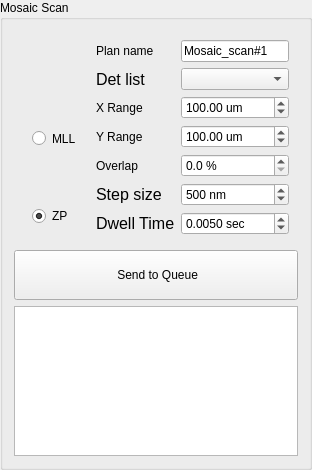
         <widget class="QGroupBox" name="groupBox_18">
          <property name="sizePolicy">
           <sizepolicy hsizetype="Preferred" vsizetype="Fixed">
            <horstretch>0</horstretch>
            <verstretch>0</verstretch>
           </sizepolicy>
          </property>
          <property name="title">
           <string>Mosaic Scan</string>
          </property>
          <layout class="QGridLayout" name="gridLayout_144">
           <item row="0" column="0">
            <widget class="QFrame" name="frame_19">
             <property name="sizePolicy">
              <sizepolicy hsizetype="Preferred" vsizetype="Preferred">
               <horstretch>0</horstretch>
               <verstretch>0</verstretch>
              </sizepolicy>
             </property>
             <property name="styleSheet">
              <string notr="true"/>
             </property>
             <layout class="QGridLayout" name="gridLayout_119">
              <item row="2" column="2">
               <widget class="QDoubleSpinBox" name="sb_xrange_mosaic">
                <property name="sizePolicy">
                 <sizepolicy hsizetype="Preferred" vsizetype="Preferred">
                  <horstretch>0</horstretch>
                  <verstretch>0</verstretch>
                 </sizepolicy>
                </property>
                <property name="toolTip">
                 <string>scan range entry</string>
                </property>
                <property name="prefix">
                 <string notr="true"/>
                </property>
                <property name="suffix">
                 <string> um</string>
                </property>
                <property name="decimals">
                 <number>2</number>
                </property>
                <property name="minimum">
                 <double>0.000000000000000</double>
                </property>
                <property name="maximum">
                 <double>5000.000000000000000</double>
                </property>
                <property name="singleStep">
                 <double>100.000000000000000</double>
                </property>
                <property name="value">
                 <double>100.000000000000000</double>
                </property>
               </widget>
              </item>
              <item row="6" column="2">
               <widget class="QDoubleSpinBox" name="dsb_dwell">
                <property name="sizePolicy">
                 <sizepolicy hsizetype="Preferred" vsizetype="Preferred">
                  <horstretch>0</horstretch>
                  <verstretch>0</verstretch>
                 </sizepolicy>
                </property>
                <property name="toolTip">
                 <string>exposure time per point</string>
                </property>
                <property name="prefix">
                 <string/>
                </property>
                <property name="suffix">
                 <string notr="true"> sec</string>
                </property>
                <property name="decimals">
                 <number>4</number>
                </property>
                <property name="minimum">
                 <double>0.004000000000000</double>
                </property>
                <property name="maximum">
                 <double>0.500000000000000</double>
                </property>
                <property name="singleStep">
                 <double>0.005000000000000</double>
                </property>
                <property name="value">
                 <double>0.005000000000000</double>
                </property>
               </widget>
              </item>
              <item row="4" column="2">
               <widget class="QDoubleSpinBox" name="dsb_overlap_mosaic">
                <property name="suffix">
                 <string> %</string>
                </property>
                <property name="decimals">
                 <number>1</number>
                </property>
                <property name="maximum">
                 <double>100.000000000000000</double>
                </property>
               </widget>
              </item>
              <item row="3" column="2">
               <widget class="QDoubleSpinBox" name="sb_yrange_mosaic">
                <property name="sizePolicy">
                 <sizepolicy hsizetype="Preferred" vsizetype="Preferred">
                  <horstretch>0</horstretch>
                  <verstretch>0</verstretch>
                 </sizepolicy>
                </property>
                <property name="toolTip">
                 <string>scan range entry</string>
                </property>
                <property name="suffix">
                 <string notr="true"> um</string>
                </property>
                <property name="decimals">
                 <number>2</number>
                </property>
                <property name="minimum">
                 <double>0.000000000000000</double>
                </property>
                <property name="maximum">
                 <double>5000.000000000000000</double>
                </property>
                <property name="singleStep">
                 <double>100.000000000000000</double>
                </property>
                <property name="value">
                 <double>100.000000000000000</double>
                </property>
               </widget>
              </item>
              <item row="0" column="2">
               <widget class="QLineEdit" name="le_mosaic_plan_name">
                <property name="sizePolicy">
                 <sizepolicy hsizetype="Preferred" vsizetype="Fixed">
                  <horstretch>0</horstretch>
                  <verstretch>0</verstretch>
                 </sizepolicy>
                </property>
                <property name="text">
                 <string>Mosaic_scan#1</string>
                </property>
               </widget>
              </item>
              <item row="4" column="1">
               <widget class="QLabel" name="label_189">
                <property name="text">
                 <string>Overlap </string>
                </property>
               </widget>
              </item>
              <item row="5" column="1">
               <widget class="QLabel" name="label_191">
                <property name="sizePolicy">
                 <sizepolicy hsizetype="Preferred" vsizetype="Preferred">
                  <horstretch>0</horstretch>
                  <verstretch>0</verstretch>
                 </sizepolicy>
                </property>
                <property name="font">
                 <font>
                  <family>Segoe UI</family>
                  <pointsize>12</pointsize>
                  <italic>false</italic>
                  <bold>false</bold>
                 </font>
                </property>
                <property name="text">
                 <string>Step size</string>
                </property>
                <property name="textFormat">
                 <enum>Qt::PlainText</enum>
                </property>
                <property name="scaledContents">
                 <bool>false</bool>
                </property>
               </widget>
              </item>
              <item row="1" column="1">
               <widget class="QLabel" name="label_179">
                <property name="sizePolicy">
                 <sizepolicy hsizetype="Preferred" vsizetype="Preferred">
                  <horstretch>0</horstretch>
                  <verstretch>0</verstretch>
                 </sizepolicy>
                </property>
                <property name="font">
                 <font>
                  <family>Segoe UI</family>
                  <pointsize>12</pointsize>
                  <italic>false</italic>
                  <bold>false</bold>
                 </font>
                </property>
                <property name="text">
                 <string>Det list</string>
                </property>
               </widget>
              </item>
              <item row="3" column="1">
               <widget class="QLabel" name="label_177">
                <property name="text">
                 <string>Y Range</string>
                </property>
               </widget>
              </item>
              <item row="5" column="2">
               <widget class="QSpinBox" name="sb_stepsize_mosaic">
                <property name="sizePolicy">
                 <sizepolicy hsizetype="Preferred" vsizetype="Preferred">
                  <horstretch>0</horstretch>
                  <verstretch>0</verstretch>
                 </sizepolicy>
                </property>
                <property name="toolTip">
                 <string>first motor steps</string>
                </property>
                <property name="suffix">
                 <string> nm</string>
                </property>
                <property name="prefix">
                 <string/>
                </property>
                <property name="minimum">
                 <number>1</number>
                </property>
                <property name="maximum">
                 <number>10000</number>
                </property>
                <property name="singleStep">
                 <number>10</number>
                </property>
                <property name="value">
                 <number>500</number>
                </property>
               </widget>
              </item>
              <item row="1" column="2">
               <widget class="QComboBox" name="cb_det_list_mosaic">
                <property name="sizePolicy">
                 <sizepolicy hsizetype="Preferred" vsizetype="Preferred">
                  <horstretch>0</horstretch>
                  <verstretch>0</verstretch>
                 </sizepolicy>
                </property>
                <property name="toolTip">
                 <string comment="choose the detector system"/>
                </property>
               </widget>
              </item>
              <item row="2" column="1">
               <widget class="QLabel" name="label_190">
                <property name="text">
                 <string>X Range</string>
                </property>
               </widget>
              </item>
              <item row="1" column="0" rowspan="6">
               <widget class="QWidget" name="widget_5" native="true">
                <property name="styleSheet">
                 <string notr="true">font: 14pt &quot;MS Shell Dlg 2&quot;;</string>
                </property>
                <layout class="QVBoxLayout" name="verticalLayout_26">
                 <item>
                  <widget class="QRadioButton" name="rb_mosaic_mll">
                   <property name="sizePolicy">
                    <sizepolicy hsizetype="Preferred" vsizetype="Preferred">
                     <horstretch>0</horstretch>
                     <verstretch>0</verstretch>
                    </sizepolicy>
                   </property>
                   <property name="toolTip">
                    <string>select for 2D scan</string>
                   </property>
                   <property name="styleSheet">
                    <string notr="true"/>
                   </property>
                   <property name="text">
                    <string>MLL</string>
                   </property>
                   <property name="checked">
                    <bool>false</bool>
                   </property>
                   <property name="autoExclusive">
                    <bool>true</bool>
                   </property>
                  </widget>
                 </item>
                 <item>
                  <widget class="QRadioButton" name="rb_mosaic_zp">
                   <property name="text">
                    <string>ZP</string>
                   </property>
                   <property name="checked">
                    <bool>true</bool>
                   </property>
                  </widget>
                 </item>
                </layout>
               </widget>
              </item>
              <item row="0" column="1">
               <widget class="QLabel" name="label_192">
                <property name="text">
                 <string>Plan name</string>
                </property>
               </widget>
              </item>
              <item row="6" column="1">
               <widget class="QLabel" name="label_188">
                <property name="sizePolicy">
                 <sizepolicy hsizetype="Preferred" vsizetype="Preferred">
                  <horstretch>0</horstretch>
                  <verstretch>0</verstretch>
                 </sizepolicy>
                </property>
                <property name="font">
                 <font>
                  <family>Segoe UI</family>
                  <pointsize>12</pointsize>
                  <italic>false</italic>
                  <bold>false</bold>
                 </font>
                </property>
                <property name="text">
                 <string>Dwell Time</string>
                </property>
                <property name="textFormat">
                 <enum>Qt::PlainText</enum>
                </property>
                <property name="scaledContents">
                 <bool>false</bool>
                </property>
               </widget>
              </item>
             </layout>
            </widget>
           </item>
           <item row="1" column="0">
            <widget class="QPushButton" name="pb_send_mosaic_to_queue">
             <property name="text">
              <string>
 Send to Queue 
</string>
             </property>
            </widget>
           </item>
           <item row="2" column="0">
            <widget class="QTextEdit" name="te_mosaic_estimate">
             <property name="sizePolicy">
              <sizepolicy hsizetype="Preferred" vsizetype="Preferred">
               <horstretch>0</horstretch>
               <verstretch>0</verstretch>
              </sizepolicy>
             </property>
             <property name="maximumSize">
              <size>
               <width>16777215</width>
               <height>150</height>
              </size>
             </property>
             <property name="toolTip">
              <string>Estimated optimized ranges and total scan time</string>
             </property>
             <property name="readOnly">
              <bool>true</bool>
             </property>
            </widget>
           </item>
          </layout>
         </widget>
